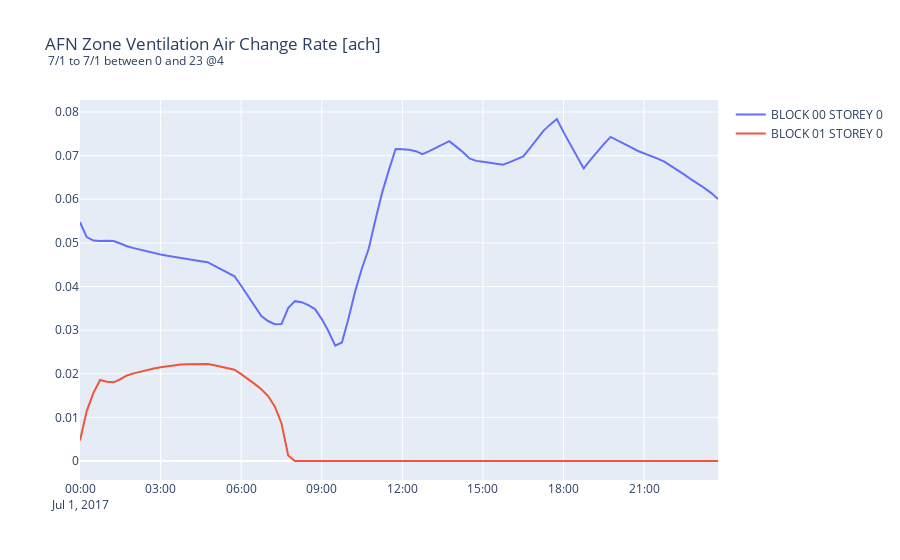

Notebook cell for this chart:
### Code cell
ez.plt.get_collection_for_variable(ez.eligible_vars.zone_ach)
ez.plt.create_plot()
